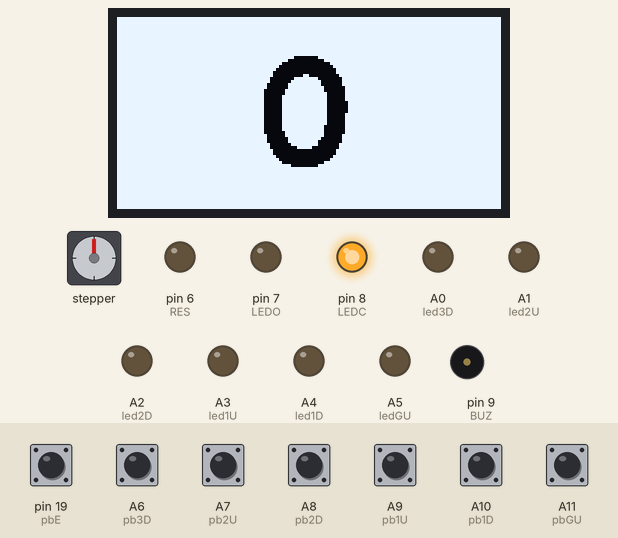
Recording of a sketch running on a simulated Arduino Mega 2560, built with avr-gcc and run on an emulated ATmega2560. On the bench: stepper motor, 128×64 one-colour display, output pins drawn as LEDs (lit = HIGH), buzzer (waves = sounding). Wiring (inferred from the names in the program): stepper motor (200 steps per turn assumed): coils pin 10, pin 11, pin 12, pin 13. Dashed ring = blinking. Inputs (shaded band) come from the test bench; at power-on: A6 (pb3D), A7 (pb2U), A8 (pb2D), A9 (pb1U), A10 (pb1D), A11 (pbGU), pin 19 (pbE) HIGH. Pins used as bus, display or sensor lines are not drawn.

Above: at 2.2 s.
2.3 s: A6 (pb3D) pulled LOW for 0.15 s
At 2.8 s:
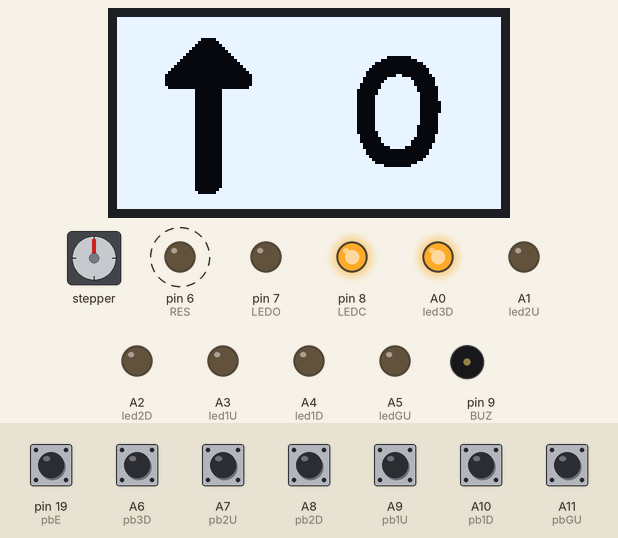
At 11.6 s:
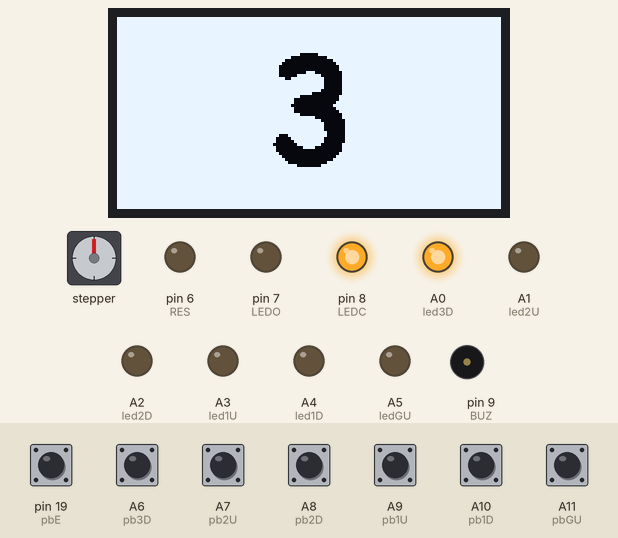
Timing chart, 0 to 13.1 s (numbered marks = the images above; inputs shaded):
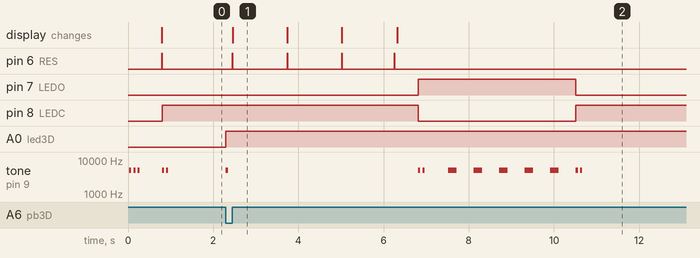

The sketch:

LOP.ino
```cpp
#include "Lift.h"
#include "OLEDLift.h"

const int led3D=A0, pb3D=A6,  pb3=2,  pbO=17, A4988EN=12, LEDO=7, CLK=13, BUZ=9;
const int led2U=A1, pb2U=A7,  pb2=14, pbC=18, A4988ST=11, LEDC=8, RES=6;
const int led2D=A2, pb2D=A8,  pb1=15, pbE=19, A4988DI=10;
const int led1U=A3, pb1U=A9,  pbG=16;
const int led1D=A4, pb1D=A10;
const int ledGU=A5, pbGU=A11;

extern int lantai,bil;
int carFloor=0,callingFloor=0,carDirection=0,LOPPBstatus=0;;
int initHome=0, flow=0;

void setup()
{ pinMode(pb3D,INPUT_PULLUP); pinMode(led3D,OUTPUT); pinMode(LEDO,OUTPUT); pinMode(CLK,OUTPUT);
  pinMode(pb2U,INPUT_PULLUP); pinMode(led2U,OUTPUT); pinMode(LEDC,OUTPUT); pinMode(RES,OUTPUT);
  pinMode(pb2D,INPUT_PULLUP); pinMode(led2D,OUTPUT); pinMode(BUZ,OUTPUT);
  pinMode(pb1U,INPUT_PULLUP); pinMode(led1U,OUTPUT);
  pinMode(pb1D,INPUT_PULLUP); pinMode(led1D,OUTPUT);
  pinMode(pbGU,INPUT_PULLUP); pinMode(ledGU,OUTPUT);

  pinMode(pb3,INPUT_PULLUP);  pinMode(pbO,INPUT_PULLUP);
  pinMode(pb2,INPUT_PULLUP);  pinMode(pbC,INPUT_PULLUP);
  pinMode(pb1,INPUT_PULLUP);  pinMode(pbE,INPUT_PULLUP);
  pinMode(pbG,INPUT_PULLUP);

  for(int i=10;i<=12;i++) pinMode(i,OUTPUT);

  display.begin(SSD1306_SWITCHCAPVCC, 0x3C);
  display.clearDisplay();

  home();
}

void home()
{ LEDs(initHome);
  beep(3,50);
  digitalWrite(A4988EN,HIGH);           //turn OFF A4988
  moveStepper(1,200);                   //stepper ke atas
  while(analogRead(A12)>700)            //ke bawah selagi nilai>700
    moveStepper(0,1);

  oledDisplay(2,initHome);
  setNumber(initHome);

  digitalWrite(LEDC,HIGH);
  beep(2,50);
  initHome=1;
}
void LOP()
{ if(getPBLOP()!=0)
  { if(digitalRead(pb3D)==0) { callingFloor=3; LOPPBstatus=1; LEDs(1);  }
    if(digitalRead(pb2U)==0) { callingFloor=2; LOPPBstatus=2; LEDs(2);  }
    if(digitalRead(pb2D)==0) { callingFloor=2; LOPPBstatus=3; LEDs(4);  }
    if(digitalRead(pb1U)==0) { callingFloor=1; LOPPBstatus=4; LEDs(8);  }
    if(digitalRead(pb1D)==0) { callingFloor=1; LOPPBstatus=5; LEDs(16); }
    if(digitalRead(pbGU)==0) { callingFloor=0; LOPPBstatus=6; LEDs(32); }

    beep(1,50);
    //Car going up
    if((callingFloor-carFloor)==3)  moveStepper(1,1800);
    if((callingFloor-carFloor)==2)  moveStepper(1,1200);
    if((callingFloor-carFloor)==1)  moveStepper(1,600);

    //Car going down
    if((callingFloor-carFloor)==-3) moveStepper(0,1800);
    if((callingFloor-carFloor)==-2) moveStepper(0,1200);
    if((callingFloor-carFloor)==-1) moveStepper(0,600);

    setNumber(callingFloor);
    oledDisplay(2,callingFloor);
    carFloor=callingFloor;
    doorStatus("open");
    flow=1;
  }
}

void loop()
{ if(flow==0) LOP();
}
```

Lift.h
```cpp
extern const int led3D, pb3D, pb3, pbO, A4988EN, LEDO, CLK, BUZ;
extern const int led2U, pb2U, pb2, pbC, A4988ST, LEDC, RES;
extern const int led2D, pb2D, pb1, pbE, A4988DI;
extern const int led1U, pb1U, pbG;
extern const int led1D, pb1D;
extern const int ledGU, pbGU;

extern int initHome;
bool flagEmergency=0;

void oledDisplay(uint8_t mode, uint8_t floor);


int lantai=0,bil=0;
void beep(int bilangan, int tempoh)
{ for(int i=0;i<bilangan;i++)
  { tone(BUZ,5000); delay(tempoh);
    noTone(BUZ);    delay(tempoh);
  }
}
void LEDs(int x)
{ digitalWrite(led3D,(x&(1<<0)));
  digitalWrite(led2U,(x&(1<<1)));
  digitalWrite(led2D,(x&(1<<2)));
  digitalWrite(led1U,(x&(1<<3)));
  digitalWrite(led1D,(x&(1<<4)));
  digitalWrite(ledGU,(x&(1<<5)));
}
int getPBLOP()
{ int x=0;
  if(digitalRead(pb3D)==0) x|=(1<<0);
  if(digitalRead(pb2U)==0) x|=(1<<1);
  if(digitalRead(pb2D)==0) x|=(1<<2);
  if(digitalRead(pb1U)==0) x|=(1<<3);
  if(digitalRead(pb1D)==0) x|=(1<<4);
  if(digitalRead(pbGU)==0) x|=(1<<5);
  return x;
}
int getPBCOP()
{ int x=0;
  if(digitalRead(pb3)==0) x|=(1<<0);
  if(digitalRead(pb2)==0) x|=(1<<1);
  if(digitalRead(pb1)==0) x|=(1<<2);
  if(digitalRead(pbG)==0) x|=(1<<3);
  return x;
}
void emergency()
{ while(1)
  { beep(1,100);
    if(lantai==0) oledDisplay(3,0);
    if(lantai==1) oledDisplay(3,0);
    if(lantai==2) oledDisplay(3,1);
    if(lantai==3) oledDisplay(3,2);
    LEDs(63); delay(100);
    LEDs(0);  delay(100);
    if(getPBLOP()==32) setup();
  }
}
void resetNumber()
{ digitalWrite(RES,HIGH); delay(10);
  digitalWrite(RES,LOW);
}
void setNumber(int nombor)
{ resetNumber();
  for(int i=0;i<nombor;i++)
  { digitalWrite(CLK,HIGH); delay(1);
    digitalWrite(CLK,LOW);
  }
}
void moveStepper(int arah, int bilangan)
{ digitalWrite(A4988EN,LOW);              //turn ON A4988
  digitalWrite(A4988DI,arah);             //direction

  for(int i=0;i<bilangan;i++)             //moving STEPS to desired FLOOR
  { if(digitalRead(pbE)==0) flagEmergency=1;
    digitalWrite(A4988ST,HIGH); delay(1);
    digitalWrite(A4988ST,LOW);  delay(1);
    if(arah==1)
    { if(((i%600)==0) && initHome==1)
      { oledDisplay(arah,lantai); setNumber(lantai); lantai++;
        if(flagEmergency==1) emergency();
      }
    }
    if(arah==0)
    { if(((i%600)==0) && initHome==1)
      { oledDisplay(arah,lantai); setNumber(lantai); lantai--;
        if(flagEmergency==1) emergency();
      }
    }
  }
  digitalWrite(A4988EN,HIGH);             //turn OFF A4988
}
void doorStatus (String status)
{ if(status=="open")
  { delay(500);
    digitalWrite(LEDO,HIGH);
    digitalWrite(LEDC,LOW);
    beep(2,50); delay(500);
    for(int i=0;i<5;i++)
    { beep(1,200);
      delay(200);
    }
    digitalWrite(LEDO,LOW);
    digitalWrite(LEDC,HIGH); beep(2,50);
  }
  if(status=="openD")
  { digitalWrite(LEDO,HIGH); digitalWrite(LEDC,LOW);  }
  if(status=="closeD")
  { digitalWrite(LEDO,LOW);  digitalWrite(LEDC,HIGH); }
}
```

Source omitted: OLEDLift.h (data table, 105646 bytes)

Measured:
- after the input at 2.3 s, pin 6 (RES): alternates HIGH for 0.01 s and LOW for 1.3 s, 8 changes in all, then stays LOW, starting after 0.15 s; pin 7 (LEDO): LOW → HIGH after 4.5 s, → LOW 3.7 s later
- what the display in image 1 shows lasts 1.2 s, from 2.5 s to 3.7 s
